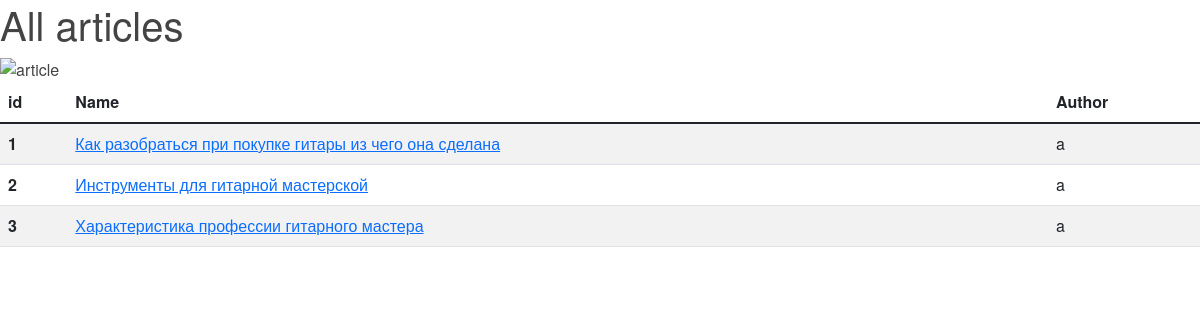
Screenshot of /articles/all_articles/ with the database file from the repository.
### articles/models.py (models this page shows, shortened)
class Article(models.Model):
    author = models.ForeignKey(
        "auth.User",
        on_delete=models.CASCADE,
    )
    title = models.CharField(max_length=100)
    body = models.TextField()

### articles/views.py (the view)
# urls.py: path("all_articles/", views.all_articles, name="all_articles"),
def all_articles(request):
    articles = models.Article.objects.all()
    context = {
        "articles": articles,
    }
    return render(request, "all_articles.html", {"context": context})

### articles/templates/all_articles.html (shortened to what this page needs)
{% extends 'base.html' %}
{% block content %}
<h1 class="all-items-title">All articles</h1>
<div class="img-container">
    <img alt='article' src="https://images.pexels.com/photos/63694/pexels-photo-63694.jpeg?cs=srgb&dl=pexels-stephen-niemeier-63694.jpg&fm=jpg" width="500">
</div>
    <table class="article-table table table-striped table-hover">
    <thead>
    <tr>
        <th scope="col">id</th>
        <th scope="col">Name</th>
        <th scope="col">Author</th>
    </tr>
    </thead>
    <tbody>
    {% for article in context.articles %}
        <tr>
            <th scope="row">{{ article.id }}</th>
            <td><a target="_blank" href={% url 'article' article_id=article.id %}> {{ article.title }}</a></td>
            <td>{{ article.author }}</td>
        </tr>
    {% endfor %}
    </tbody>
</table>
{% endblock %}

### articles/static/css/styles.css (style rules this page uses)
body { margin: 0; padding: 0; font-family: "Helvetica Neue", Helvetica, Arial, sans-serif; color: #444; }

### rows the page displays
Article: id "1", title "Как разобраться при покупке гитары из чего она сделана", author "a"
Article: id "2", title "Инструменты для гитарной мастерской", author "a"
Article: id "3", title "Характеристика профессии гитарного мастера", author "a"
